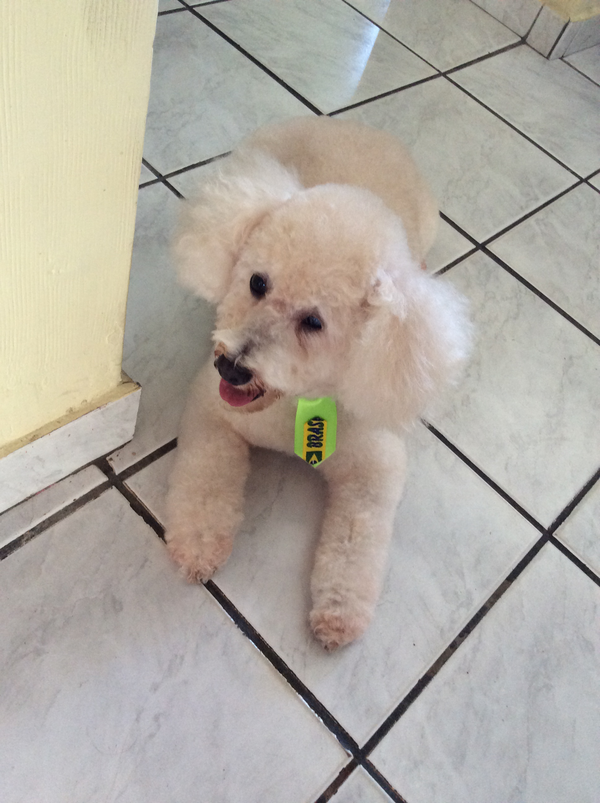
//> input picture DCA0445-PROCESSAMENTO-DIGITAL-DE-IMAGENS/Unidade_1/1 - Manipulando Pixels em uma Imagem/1.1 - Regiões/Bob.png, 600 x 803 px
$ ./trocaregioes   (built with g++ and OpenCV 4)
//> lines starting //> are read from the running program, lines starting //| are printed output that depends on the picture
#include <iostream>
#include <opencv2/opencv.hpp>
using namespace std;
using namespace cv;

int main(){
    cv::Mat imagem;
    imagem = cv::imread("Bob.png",cv::IMREAD_GRAYSCALE); // Carrega a imagem Bob.png
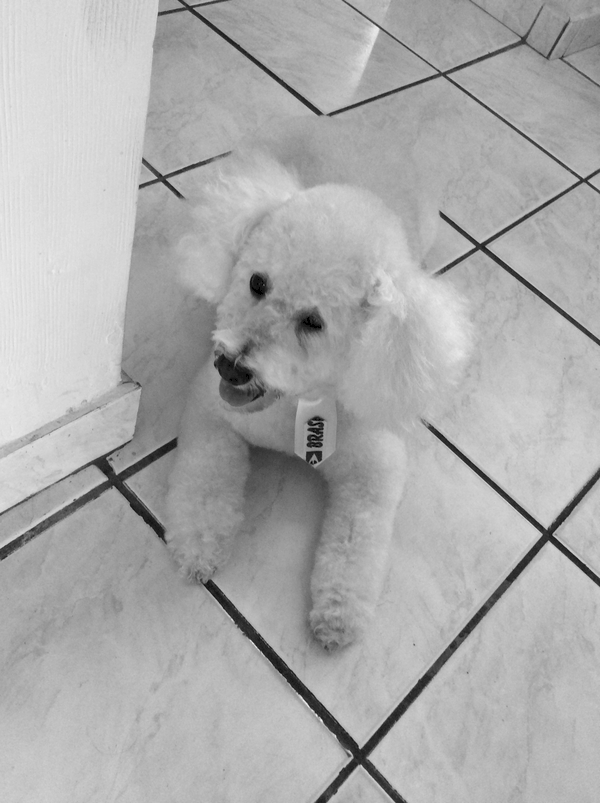
//> imagem: 803 rows x 600 cols, CV_8UC1; min 0, max 245, mean 172.1
    /*	Declaração de um retângulo: Rect retangulo(x,y, largura, altura);
       Declarando as regiões da imagem original
    */

    Mat resultado = imagem.clone();  //imagem é clonado para resultado, para apresentar o mesmo tamanho
    Mat S_esquer(imagem, Rect(0,0, imagem.cols/2, imagem.rows/2)); // Região superior esquerda
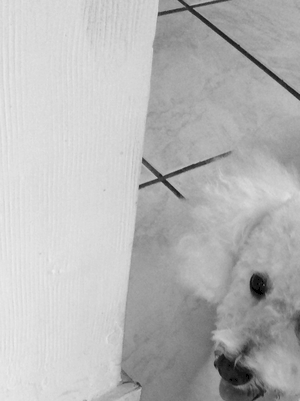
//> S_esquer: 401 rows x 300 cols, CV_8UC1; min 0, max 236, mean 183
    Mat S_dir(imagem, Rect(imagem.cols/2, 0, imagem.cols/2, imagem.rows/2)); // Região superior direita
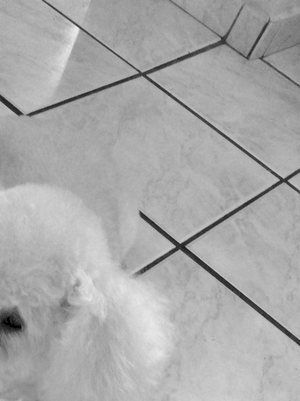
//> S_dir: 401 rows x 300 cols, CV_8UC1; min 0, max 238, mean 169.5
    Mat I_esquer(imagem, Rect(0, imagem.rows/2, imagem.cols/2, imagem.rows/2)); // Região inferior esquerda
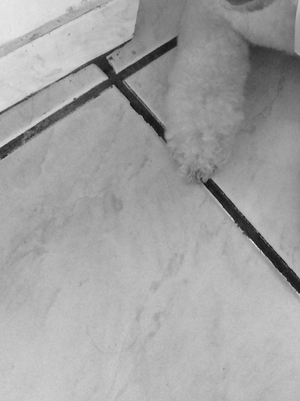
//> I_esquer: 401 rows x 300 cols, CV_8UC1; min 21, max 233, mean 162.9
    Mat I_dir(imagem, Rect(imagem.cols/2, imagem.rows/2, imagem.cols/2, imagem.rows/2)); // Região inferior direita
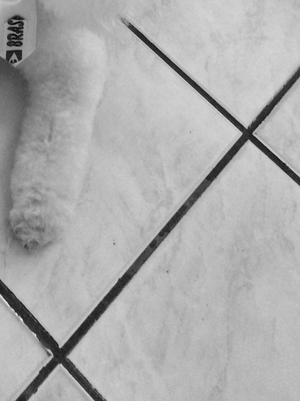
//> I_dir: 401 rows x 300 cols, CV_8UC1; min 0, max 245, mean 173


    I_dir.copyTo(resultado(Rect(0, 0, I_dir.cols, I_dir.rows))); // I_dir para S_esquer
    S_esquer.copyTo(resultado(Rect(imagem.cols/2, imagem.rows/2, S_esquer.cols, S_esquer.rows))); // S_esquer para I_dir
    I_esquer.copyTo(resultado(Rect(imagem.cols/2, 0, I_esquer.cols, I_esquer.rows))); // I_esquer -> S_dir
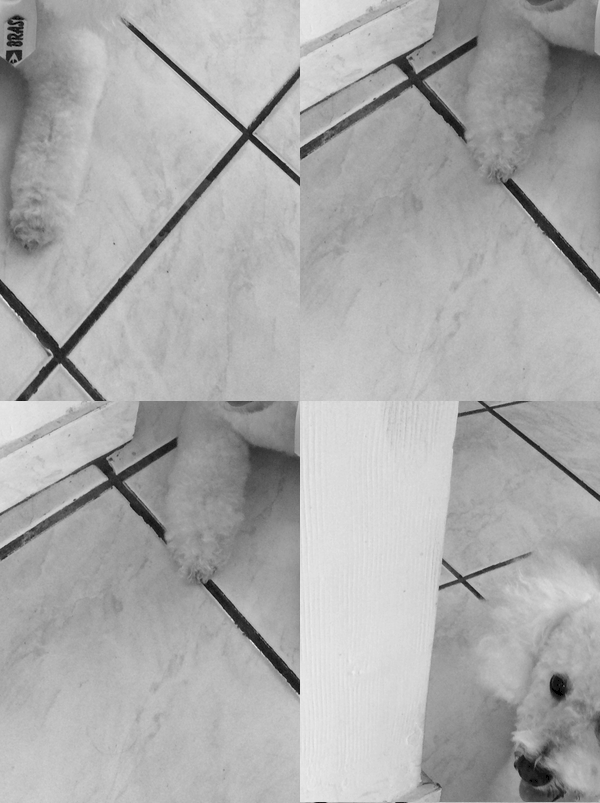
//> resultado: 803 rows x 600 cols, CV_8UC1; min 0, max 245, mean 170.4
    S_dir.copyTo(resultado(Rect(0, imagem.rows/2, S_dir.cols, S_dir.rows))); // S_dir -> I_esquer
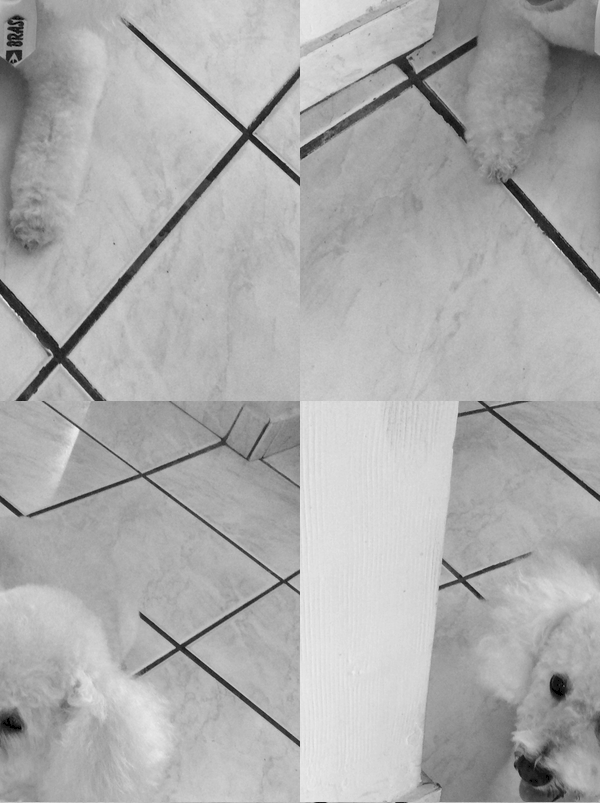
//> resultado: 803 rows x 600 cols, CV_8UC1; min 0, max 245, mean 172.1

    imshow("Imagem Original", imagem);
    imshow("Regiões Trocadas", resultado);
    waitKey();

    return 0;
}
